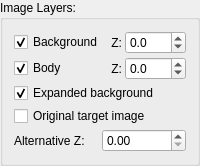
         <widget class="QGroupBox" name="groupBox_10">
          <property name="title">
           <string>Image Layers:</string>
          </property>
          <layout class="QVBoxLayout" name="verticalLayout_13">
           <property name="spacing">
            <number>3</number>
           </property>
           <item>
            <layout class="QHBoxLayout" name="horizontalLayout_61">
             <item>
              <widget class="QCheckBox" name="checkBoxBgLayer">
               <property name="text">
                <string>Background</string>
               </property>
               <property name="checked">
                <bool>true</bool>
               </property>
              </widget>
             </item>
             <item>
              <widget class="QLabel" name="label_79">
               <property name="text">
                <string>Z:</string>
               </property>
               <property name="alignment">
                <set>Qt::AlignRight|Qt::AlignTrailing|Qt::AlignVCenter</set>
               </property>
              </widget>
             </item>
             <item>
              <widget class="QDoubleSpinBox" name="spinBoxBgLayerDepth">
               <property name="decimals">
                <number>1</number>
               </property>
               <property name="minimum">
                <double>-999.000000000000000</double>
               </property>
               <property name="maximum">
                <double>999.000000000000000</double>
               </property>
              </widget>
             </item>
            </layout>
           </item>
           <item>
            <layout class="QHBoxLayout" name="horizontalLayout_62">
             <item>
              <widget class="QCheckBox" name="checkBoxBodyLayer">
               <property name="text">
                <string>Body</string>
               </property>
               <property name="checked">
                <bool>true</bool>
               </property>
              </widget>
             </item>
             <item>
              <widget class="QLabel" name="label_80">
               <property name="text">
                <string>Z:</string>
               </property>
               <property name="alignment">
                <set>Qt::AlignRight|Qt::AlignTrailing|Qt::AlignVCenter</set>
               </property>
              </widget>
             </item>
             <item>
              <widget class="QDoubleSpinBox" name="spinBoxBodyLayerDepth">
               <property name="decimals">
                <number>1</number>
               </property>
               <property name="minimum">
                <double>-999.000000000000000</double>
               </property>
               <property name="maximum">
                <double>999.000000000000000</double>
               </property>
              </widget>
             </item>
            </layout>
           </item>
           <item>
            <widget class="QCheckBox" name="checkBoxLargeBgLayer">
             <property name="text">
              <string>Expanded background</string>
             </property>
             <property name="checked">
              <bool>true</bool>
             </property>
            </widget>
           </item>
           <item>
            <widget class="QCheckBox" name="checkBoxOrigLayer">
             <property name="text">
              <string>Original target image</string>
             </property>
            </widget>
           </item>
           <item>
            <layout class="QHBoxLayout" name="horizontalLayout_78">
             <item>
              <widget class="QLabel" name="label_101">
               <property name="text">
                <string>Alternative Z:</string>
               </property>
              </widget>
             </item>
             <item>
              <widget class="QDoubleSpinBox" name="spinBoxAltZ"/>
             </item>
            </layout>
           </item>
          </layout>
         </widget>
